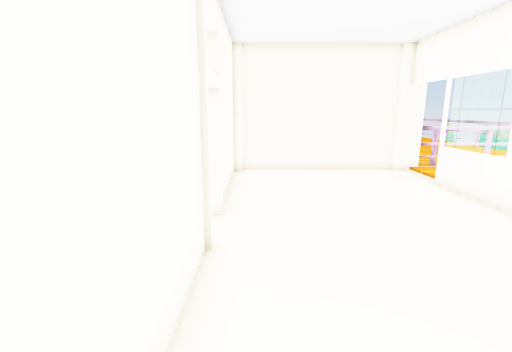
[1] (above)

14 first-person views from a walk through a scene from a Unity 3-D project. The camera is 1.5 m above the floor, tilts 12° down and sees 80° across. The floor is counted in squares, 0.5 m on a side. Each view is taken from the middle of a square. On the plan, view 1 faces up. The plan holds only what a view shows up to about 20 squares ahead; the rest is blank. The place goes on beyond the plan. The player character is not drawn.

[2]
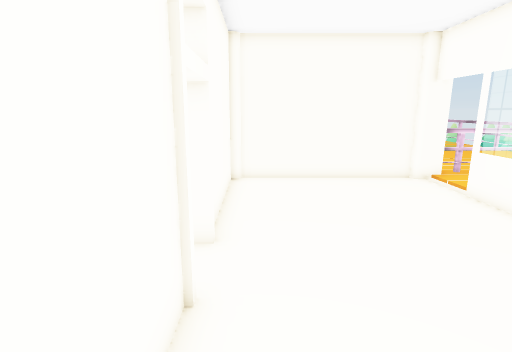

[3]
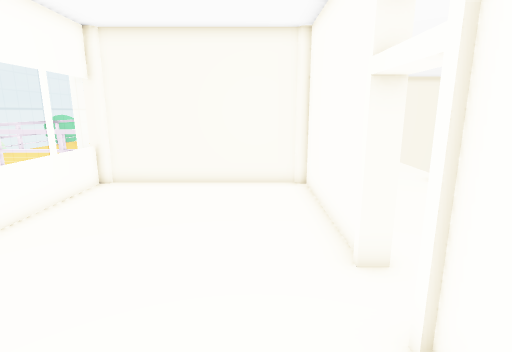

[4]
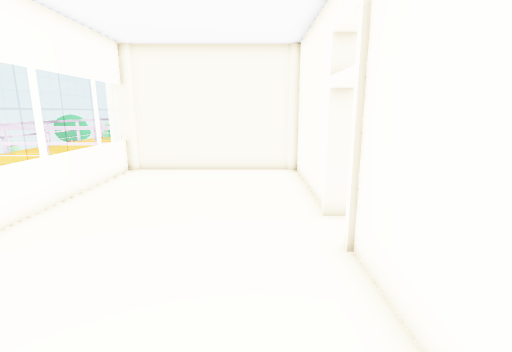

[5]
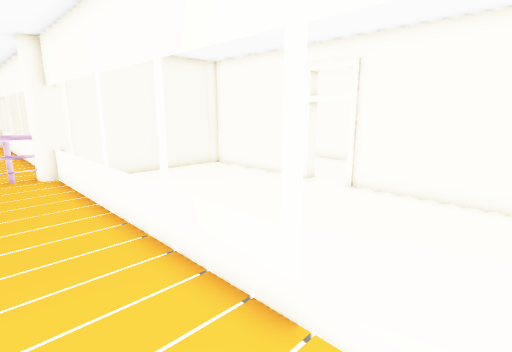

[6]
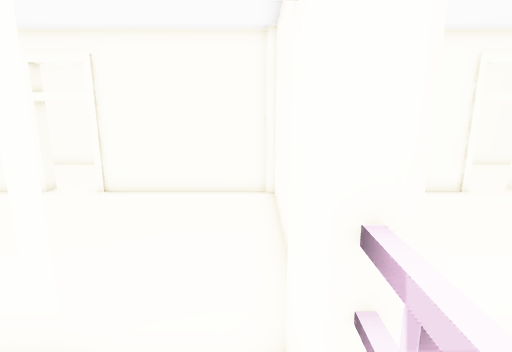

[7]
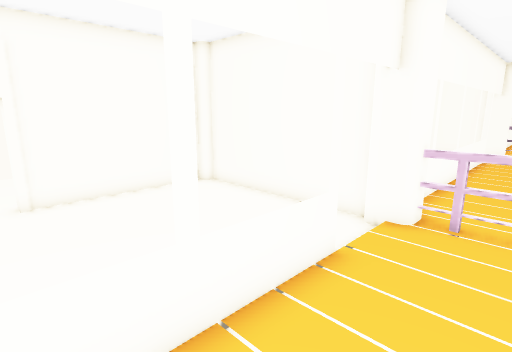

[8]
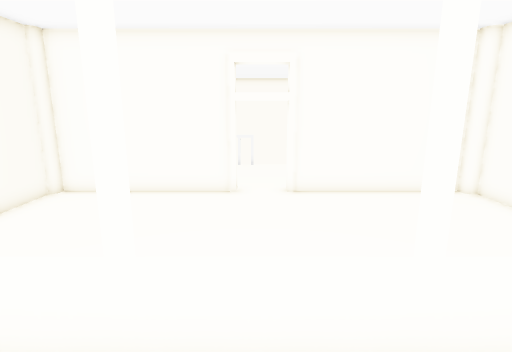

[9]
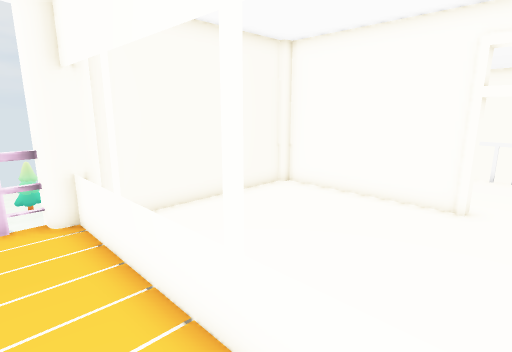

[10]
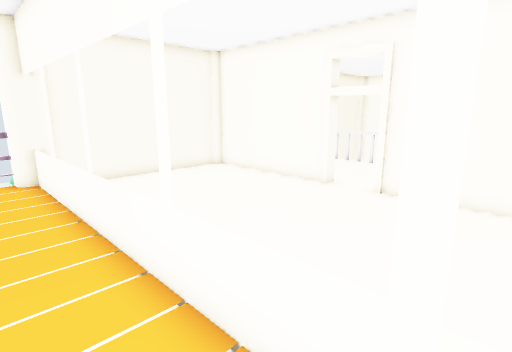

[11]
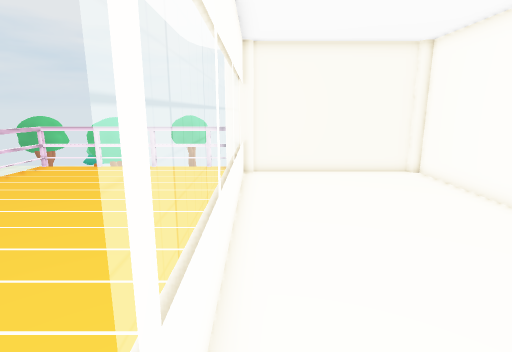

[12]
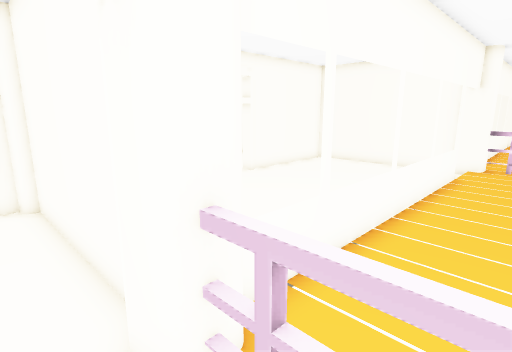

[13]
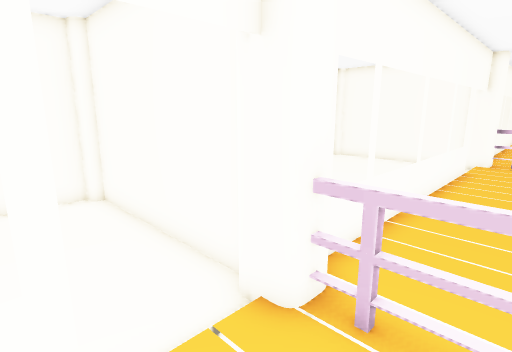

[14]
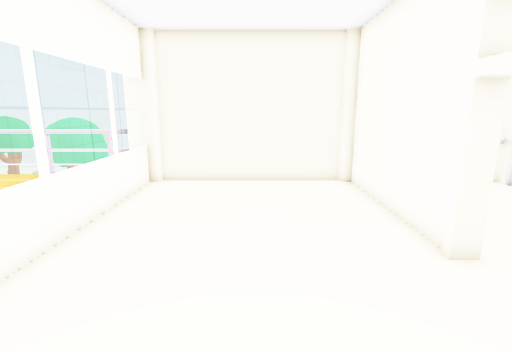

### Floor plan
Points are (right, up) in squares from view 1. A wall is a line through its corners. A room is listed if a view was taken in it or the views show most of it. See-through windows are left out.
Room 1 (views 1, 2, 3, 4)
walls: (-1.1, 6.6) (-1.1, -0.6); (-0.9, 8.6) (-1.6, 8.6); (-1.8, 6.5) (-0.9, 6.5); (-0.8, -0.8) (7.1, -0.8); (7.6, -0.6) (7.6, 12.8); (-1.1, 15.5) (-1.1, 8.5); (7.1, 15.7) (-0.8, 15.7)
ways out: opening at (8, 14) to room 2; opening at (-1, 8)
Room 2 (views 5, 6)
walls: (8.1, 15.4) (7.4, 15.4)
low walls: (11, 15.9) (8.4, 15.9)
ways out: opening at (8, 14) to room 1
Room 3 (views 7, 8, 9, 10, 12, 13)
walls: (7.8, -4.4) (7.8, -17.9); (8.1, -1.7) (7.4, -1.7)
low walls: (11, -1.3) (8.5, -1.3)
ways out: opening at (8, -3.5) to room 4
Room 4 (views 11, 14)
walls: (-0.9, -8.7) (-1.6, -8.7); (-1.1, -10.8) (-1.1, -18); (-1.8, -10.8) (-0.9, -10.8); (-0.7, -18.2) (7.1, -18.2); (7.6, -17.9) (7.6, -4.4); (-1.1, -1.6) (-1.1, -8.8); (7.1, -1.3) (-0.6, -1.3)
low walls: (7.8, -17.4) (7.8, -4.8)
ways out: opening at (8, -3.5) to room 3; opening at (-1, -9.5)
Room 5 (no view inside)
walls: (7.8, 12.7) (7.8, 9)

Positions as (right, up) in squares from view 1, and headings:
1: (0, 0), facing up
2: (0, 2), facing up
3: (1, 12), facing down
4: (1, 15), facing down
5: (11, 15), facing down-left
6: (11, 15), facing left
7: (11, -10), facing up-left
8: (11, -10), facing left
9: (10, -9), facing down-left
10: (10, -4), facing down-left
11: (7, -3), facing down
12: (11, -3), facing up-left
13: (11, -5), facing up-left
14: (3, -5), facing down
